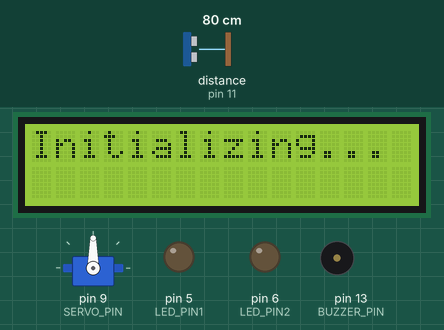
Simulated run of this sketch. Board: Arduino Uno, built with avr-gcc and run on an emulated ATmega328P. On the bench: servo, 16×2 character LCD, output pins drawn as LEDs (lit = HIGH), buzzer (waves = sounding). Wiring (inferred from the names in the program): ultrasonic range finder: trigger pin 12; echo pin 11. Inputs (shaded band) come from the test bench; at power-on: distance to the obstacle (sensor on pin 11) 80 cm. The echo pulse lasts 58.3 µs per cm; pins used as bus, display or sensor lines are not drawn; what the sketch prints to the serial monitor is not drawn.

Above: at 0.1 s.
2.3 s: distance to the obstacle (sensor on pin 11) set to 33 cm
3.9 s: distance to the obstacle (sensor on pin 11) set to 28 cm
At 4.1 s:
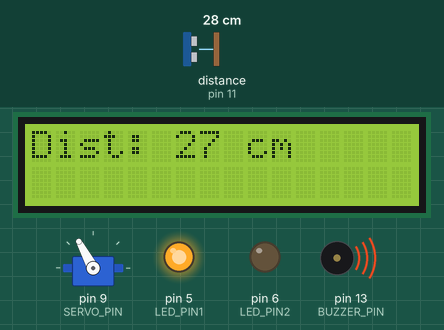
5.8 s: distance to the obstacle (sensor on pin 11) set to 103 cm
At 7.27 s:
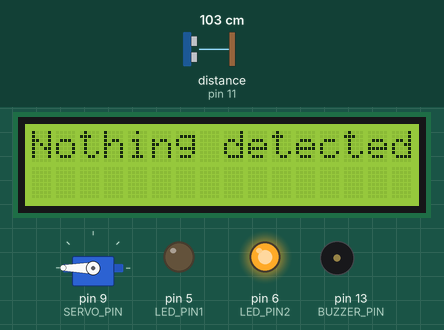
7.5 s: distance to the obstacle (sensor on pin 11) set to 4 cm
At 7.72 s:
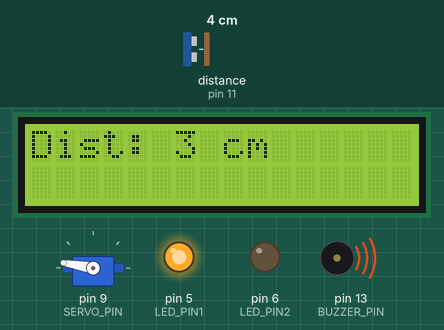
9.4 s: distance to the obstacle (sensor on pin 11) set to 2 cm
At 10.4 s:
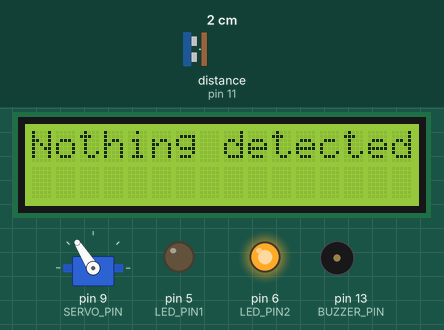
12.4 s: distance to the obstacle (sensor on pin 11) set to 60 cm
Timing chart, 0 to 15.3 s (numbered marks = the images above; inputs shaded):
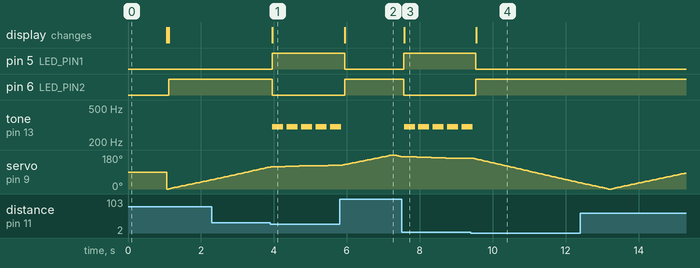

The sketch:

sensor_servo_Project.ino
```cpp
#include <LiquidCrystal.h>
#include "SR04.h"
#include <Servo.h>

#define TRIG_PIN 12
#define ECHO_PIN 11
#define LED_PIN1 5
#define LED_PIN2 6
#define BUZZER_PIN 13
#define SERVO_PIN 9
#define TRIGGER_DISTANCE 30  // cm

SR04 sr04 = SR04(ECHO_PIN, TRIG_PIN);
Servo myservo;
LiquidCrystal lcd(4, 3, 7, 10, 2, 8);  // RS, E, D4, D5, D6, D7

long distance;
int pos = 0;

void setup() {
  pinMode(LED_PIN1, OUTPUT);
  pinMode(LED_PIN2, OUTPUT);
  pinMode(BUZZER_PIN, OUTPUT);
  myservo.attach(SERVO_PIN);

  lcd.begin(16, 2);
  lcd.setCursor(0, 0);
  lcd.print("Initializing...");

  Serial.begin(9600);
  delay(1000);
  lcd.clear();
}

void loop() {
  // Rotate servo forward
  for (pos = 0; pos <= 180; pos += 2) {
    myservo.write(pos);
    delay(15);
    checkSensor();
  }

  // Rotate servo backward
  for (pos = 180; pos >= 0; pos -= 2) {
    myservo.write(pos);
    delay(15);
    checkSensor();
  }
}

void checkSensor() {
  distance = sr04.Distance();

  if (distance < TRIGGER_DISTANCE && distance > 2) {
    // Object detected
    digitalWrite(LED_PIN1, HIGH);
    digitalWrite(LED_PIN2, LOW);

    // Display distance on LCD
    lcd.setCursor(0, 0);
    lcd.print("                "); // Clear line
    lcd.setCursor(0, 0);
    lcd.print("Dist: ");
    lcd.print(distance);
    lcd.print(" cm");

    // Serial and buzzer
    Serial.print("Distance = ");
    Serial.print(distance);
    Serial.println(" cm");

    tone(BUZZER_PIN, 300);
    delay(300);
    noTone(BUZZER_PIN);
    delay(50);
  } else {
    // No object detected
    digitalWrite(LED_PIN1, LOW);
    digitalWrite(LED_PIN2, HIGH);

    lcd.setCursor(0, 0);
    lcd.print("                "); // Clear line
    lcd.setCursor(0, 0);
    lcd.print("Nothing detected");
  }
}
```

SR04.cpp
```cpp
#include "SR04.h"

SR04::SR04(int echoPin, int triggerPin) {
    _echoPin = echoPin;
    _triggerPin = triggerPin;
    pinMode(_echoPin, INPUT);
    pinMode(_triggerPin, OUTPUT);
    _autoMode = false;
    _distance = 999;
}


long SR04::Distance() {
    long d = 0;
    _duration = 0;
    digitalWrite(_triggerPin, LOW);
    delayMicroseconds(2);
    digitalWrite(_triggerPin, HIGH);
    delayMicroseconds(10);
    digitalWrite(_triggerPin, LOW);
    delayMicroseconds(2);
    _duration = pulseIn(_echoPin, HIGH, PULSE_TIMEOUT);
    d = MicrosecondsToCentimeter(_duration);
    delay(25);
    return d;
}

long SR04::DistanceAvg(int wait, int count) {
    long min, max, avg, d;
    min = 999;
    max = 0;
    avg = d = 0;

    if (wait < 25) {
        wait = 25;
    }

    if (count < 1) {
        count = 1;
    }

    for (int x = 0; x < count + 2; x++) {
        d = Distance();

        if (d < min) {
            min = d;
        }

        if (d > max) {
            max = d;
        }

        avg += d;
    }

    // substract highest and lowest value
    avg -= (max + min);
    // calculate average
    avg /= count;
    return avg;
}

void SR04::Ping() {
    _distance = Distance();
}

long SR04::getDistance() {
    return _distance;
}

long SR04::MicrosecondsToCentimeter(long duration) {
    long d = (duration * 100) / 5882;
    //d = (d == 0)?999:d;
    return d;
}
```

SR04.h
```cpp
#ifndef SR04_H
#define SR04_H

#if defined(ARDUINO) && ARDUINO >= 100
	#include "Arduino.h"
#else
	#include "WProgram.h"
#endif
//#include "pins_arduino.h"

#include <inttypes.h>

#define PULSE_TIMEOUT 150000L	// 100ms
#define DEFAULT_DELAY 10
#define DEFAULT_PINGS 5
class SR04 {
public:

	/**
	* Constructor
	* Ultrasonic sensor SR04, four connections pins
	* VCC, ECHO, TRIGGER, GND
	* <br>
	* \param echoPin digital INPUT-Pin for measuring distance
	* \param triggerPin if 10us high a trigger signal is generated from
	*					SR04
	*
	* \return void
	*/
	SR04(int echoPin, int triggerPin);

	/**
	* Do a measurment for this sensor. Return distance as long
	* in centimenter
	* \return long distance in centimeter
	*/
	long Distance();

	/**
	* Do count measurents and calculate the average.
	* To avoid defilement from ow/high peaks, min/max values
	* are substracted from the average
	*
	* \param wait delay between measurements, default = DEFAULT_DELAY/ms
	* \param count number of measurements, default DEFAULT_PINGS
	* \return long distance in centimeter
	**/
	long DistanceAvg(int wait=DEFAULT_DELAY, int count=DEFAULT_PINGS);

	/**
	* Do only a ping. Get result with methode getDistance()
	*
	* \param keine
	*/
	void Ping() ;

	/**
	* return latest distance. Methode Ping() should be called before
	* \param keine
	* \return Distanz in Zentimeter
	*/
	long getDistance();


private:
	/**
	* Do the measurement calculation and return result in centimeter
	* SR04 measure echo time to obstacle and return way.
	* <br>
	* Sound travels with 340m/sec
	* <br>
	* Example: Obstace 100cm away from SR04. Measure time is 100cm to
	* obstacle and 100cm return = 200cm
	* <br>
	* 1sec = 1000ms = 1.000.000uS
	* 1.000.000 / 340 = Distance in microseconds for 100cm
	* 2941uS fuer 100cm = 5882 uS fuer 200cm
	*
	* duration / 5882 * 100 = distance in cm
	*/
	long MicrosecondsToCentimeter(long duration);

	long _currentDistance;
	int _echoPin, _triggerPin;
	long _duration, _distance;
	bool _autoMode;
};
#endif
```

Measured:
- the behaviour switches between 31 and 30 cm on distance to the obstacle (sensor on pin 11) (found by bisection; images 0 and 1)
- after the input at 3.9 s, pin 5 (LED_PIN1): LOW → HIGH after 0.05 s; pin 6 (LED_PIN2): HIGH → LOW after 0.05 s; tone on pin 13 (BUZZER_PIN): alternates 300 Hz for 0.30 s and silent for 0.10 s, starting after 0.06 s; the display: changes after 0.06 s (image 1)
- after the input at 5.8 s, pin 5 (LED_PIN1): HIGH → LOW after 0.14 s; pin 6 (LED_PIN2): LOW → HIGH after 0.14 s; tone on pin 13 (BUZZER_PIN): goes on until 5.8 s, then stays silent; the display: changes after 0.14 s (image 2)
- after the input at 7.5 s, pin 5 (LED_PIN1): LOW → HIGH after 0.07 s; pin 6 (LED_PIN2): HIGH → LOW after 0.07 s; tone on pin 13 (BUZZER_PIN): alternates 300 Hz for 0.30 s and silent for 0.09 s, starting after 0.07 s; the display: changes after 0.07 s (image 3)
- after the input at 9.4 s, pin 5 (LED_PIN1): HIGH → LOW after 0.14 s; pin 6 (LED_PIN2): LOW → HIGH after 0.14 s; tone on pin 13 (BUZZER_PIN): goes on until 9.4 s, then stays silent; the display: changes after 0.14 s (image 4)
